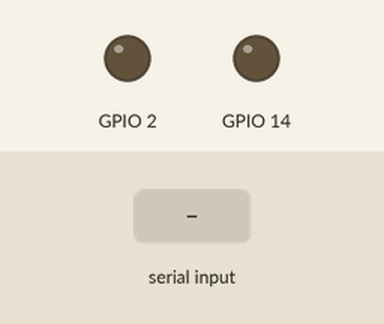
Simulated run of this sketch. Board: ESP32. On the bench: output pins drawn as LEDs (lit = HIGH). The test bench sets the inputs (shaded band). Nothing arrives over Bluetooth unless stated; what the sketch prints to the serial monitor is not drawn.

Above: at 1.5 s.
1.6 s: "T" received over the second serial link
Timing chart, 0 to 4.6 s (numbered marks = the images above; inputs shaded):
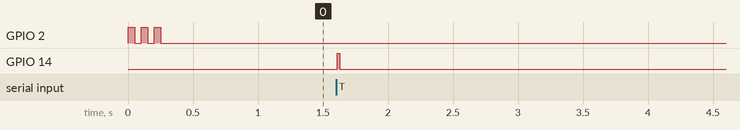

Measured:
- after the input at 1.6 s, GPIO 14: LOW → HIGH at once, → LOW 0.02 s later

The sketch:

20240430-client003.ino
```cpp
#include "BluetoothSerial.h"

#if !defined(CONFIG_BT_ENABLED) || !defined(CONFIG_BLUEDROID_ENABLED)
#error Bluetooth is not enabled! Please run `make menuconfig` to and enable it
#endif

BluetoothSerial SerialBT;

void setup() {
  Serial.begin(115200);
  SerialBT.begin("ESP32test"); //Bluetooth device name
  Serial.println("The device started, now you can pair it with bluetooth!");
  pinMode( 2, OUTPUT);
  pinMode(14, OUTPUT);

  // Sign for the end of bluetooth setup.
  for (int i=0; i<3; i++) {
    digitalWrite(2, HIGH);
    delay(50);
    digitalWrite(2, LOW);
    delay(50);
  }
}

void loop() {
  if (SerialBT.available()) {
    if (SerialBT.read() == 'T') {
        digitalWrite(14, HIGH);
    }
  }
  delay(20);
  digitalWrite(14, LOW);
}
```
